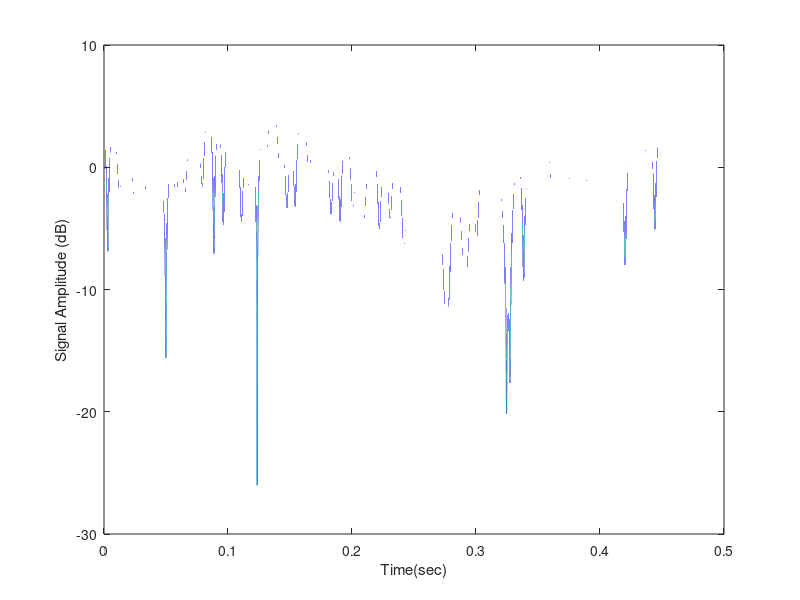

Write MATLAB code to recreate this figure.
%%%%%%%%%%%%%%%%%%%%%%%%%%%%%%%%%%%%%%%%%%%%%%%%%%%%%%%%%%%%%%%%%%%%%%%%%%
% RAYLEIGH FADING SIMULATOR BASED UPON YOUNG'S METHOD
% N is the number of paths
% M is the total number of points in the frequency domain
% fm is the Doppler frequency in Hz
% fs is the sampling frequency in Hz
% df is the step size in the frequency domain
%%%%%%%%%%%%%%%%%%%%%%%%%%%%%%%%%%%%%%%%%%%%%%%%%%%%%%%%%%%%%%%%%%%%%%%%%%
clear all;
close all;                          
 
N=64;
fm=70;
df=(2*fm)/(N-1);
fs=7.68e6;
M=round(fs/df);
T=1/df;
Ts=1/fs;                                
 
% Generate 2xN IID zero mean Gaussian variates
g1=randn(1,N);  
g2=randn(1,N);
g=g1-1i*g2;                              
 
% Generate Doppler Spectrum
f=-fm:df:fm;
S=1.5./(pi*fm*sqrt(1-(f/fm).^2));
S(1)=2*S(2)-S(3);
S(end)=2*S(end-1)-S(end-2);        
 
% Multiply square root of Doppler Spectrum with Gaussian random sequence
X=g.*sqrt(S);

% Take IFFT
F_zero=zeros(1, round((M-N)/2));
X=[F_zero, X, F_zero];
x=ifft(X,M);
r=abs(x);
r=r/mean(r);                        
 
% Plot the Rayleigh envelope
t=0:Ts:T-Ts;
plot(t,10*log10(r))
xlabel('Time(sec)')
ylabel('Signal Amplitude (dB)')
%%%%%%%%%%%%%%%%%%%%%%%%%%%%%%%%%%%%%%%%%%%%%%%%%%%%%%%%%%%%%%%%%%%%%%%%%%